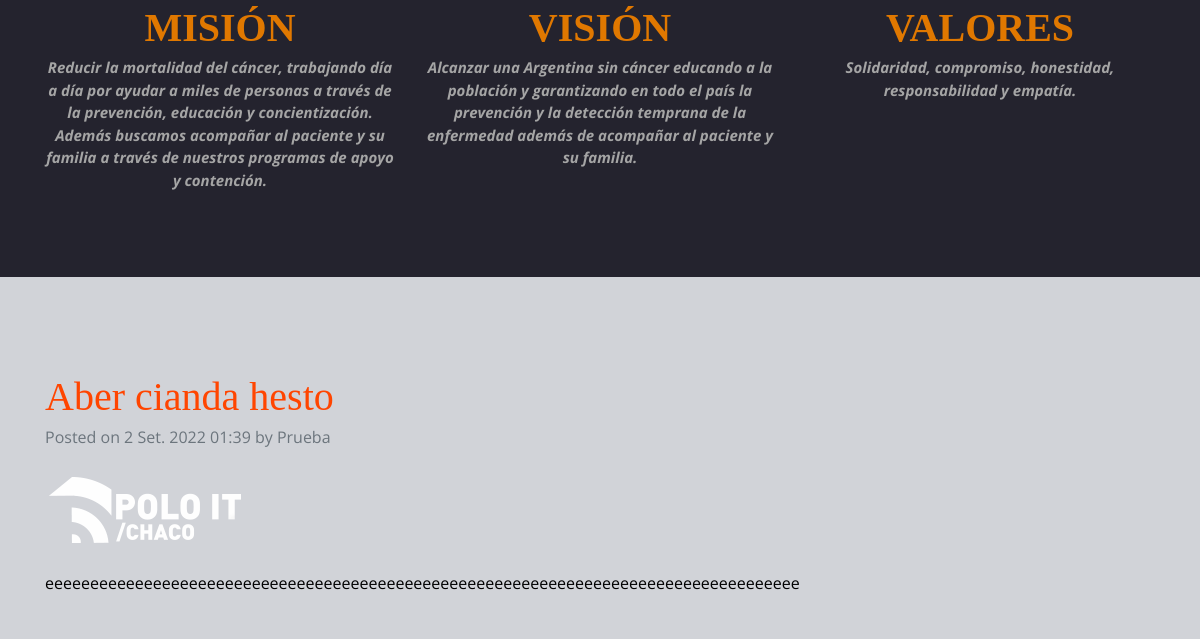
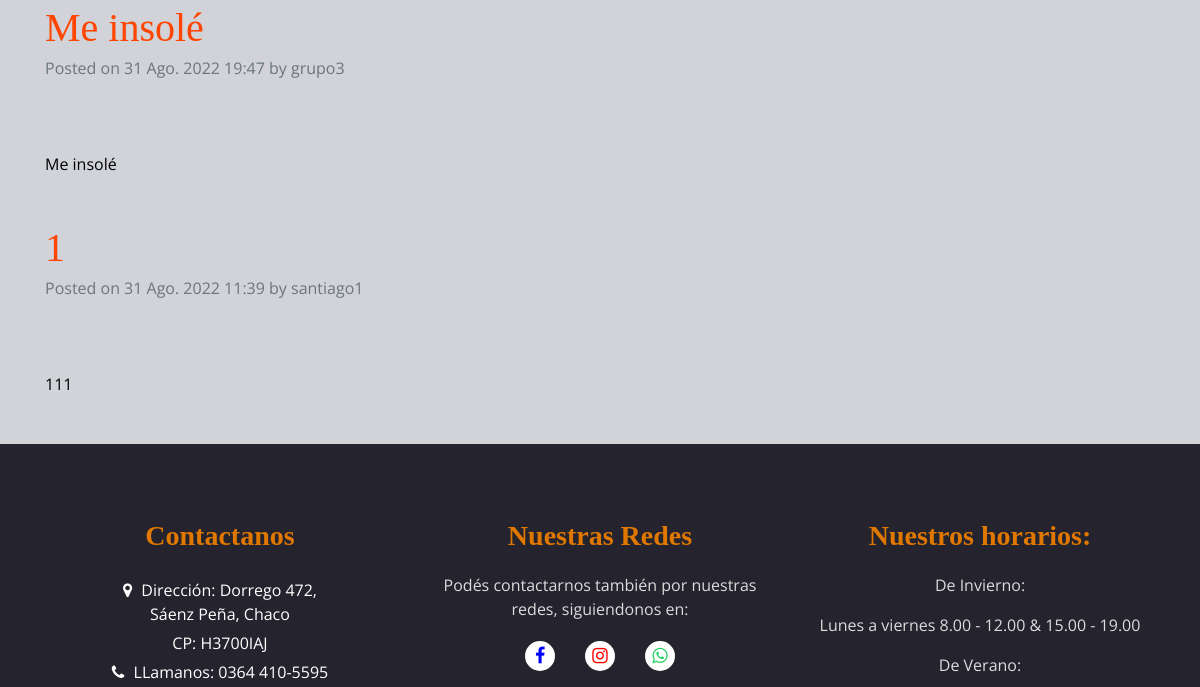
The app's page / (middle part), older data (2 pictures, top to bottom).
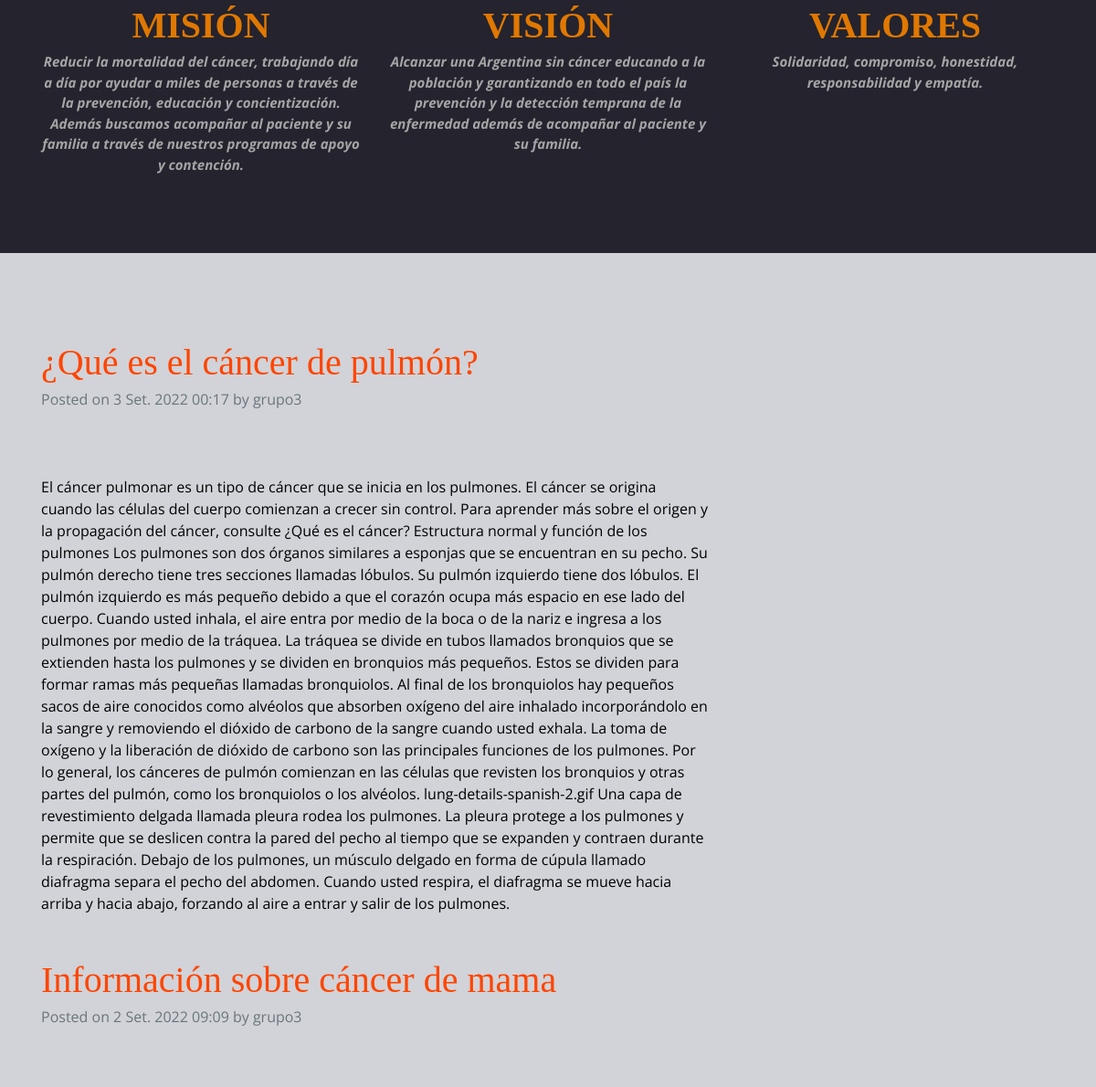
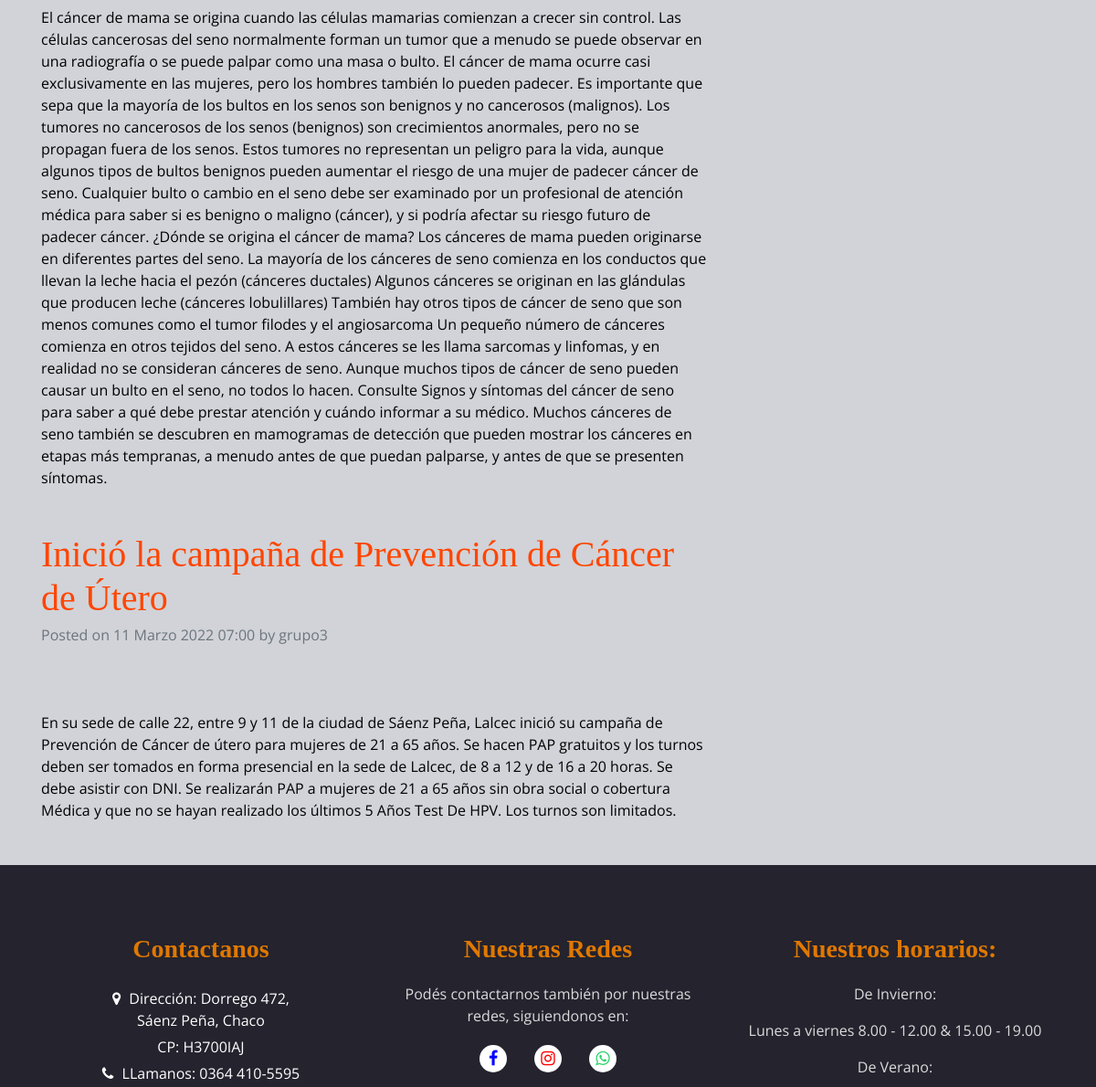
The same page, newer data (2 pictures, top to bottom).
### apps/blog/models.py (models this page shows, shortened)
class post(models.Model):
    author = models.ForeignKey('auth.User', on_delete=models.CASCADE)
    title = models.CharField(max_length=64)
    text = RichTextField()
    imagen = models.ImageField(null=True,blank=True)
    created_date = models.DateTimeField(
            default=timezone.now)
    published_date = models.DateTimeField(
            blank=True, null=True)
    '''tags = '''

### apps/blog/views.py (the view)
# urls.py: path('', views.inicio, name='inicio'),
def inicio(request):
    get_all_posts = post.objects.all().order_by('-created_date')[:3]
    context = {
        'posts':get_all_posts
    }
    return render(request, os.path.join(settings.BASE_DIR, 'templates/index.html'), context)

### templates/index.html (shortened to what this page needs)
{% load static %}
<!DOCTYPE html>
<html>
{% include "head.html" %}
<body>
{% include "header.html" %}
 {% include "mision.html" %}
 <br>
 <br>
 {% include "post_preview.html" %}
{% include "footer.html" %}
</body>
</html>

### templates/post_preview.html (shortened to what this page needs)
<!DOCTYPE html>
{% load static %}
<body>
        <div class="container mt-5">
            <div class="row">
                <div class="col-lg-8">
                    {% for i in posts %}
                    <article>
                        <header class="mb-4">
                            <a href={% url 'post' id=i.id %}> <h1 class="fw-bolder mb-1" ; style= "color:orangered ;font-family:Georgia, 'Times New Roman', Times, serif">{{i.title}}</h1> </a>
                            <div class="text-muted fst-italic mb-2">Posted on {{i.created_date}} by {{i.author}}</div>
                        </header>
                        <figure class="mb-4"><img class="img-fluid rounded" src="{{i.imagen.url}}" alt="" />
                        </figure>
                        <section class="mb-5"; style="color:black; font-family:Modern No.20">
                            <p class="fs-5 mb-4"> {{i.text | safe }} </p>
                        </section>
                    </article>
                    {% endfor %}
                </div>
            </div>
            </div>
</body>

Row changes from the older to the newer data that the page shows:
removed post: title "Aber cianda hesto", created_date "2 Set. 2022 01:39", author "Prueba", imagen (picture), text "eeeeeeeeeeeeeeeeeeeeeeeeeeeeeeeeeeeeeeeeeeeeeeeeeeeeeeeeeeeeeeeeeeeeeeeeeeeeeeeeeeee"
removed post: title "Me insolé", created_date "31 Ago. 2022 19:47", author "grupo3", text "Me insolé"
removed post: title "1", created_date "31 Ago. 2022 11:39", author "santiago1", text "111"
added post: title "¿Qué es el cáncer de pulmón?", created_date "3 Set. 2022 00:17", author "grupo3", text "El cáncer pulmonar es un tipo de cáncer que se inicia en los pulmones. El cáncer se origina cuando las células del cuerpo comienzan a crecer sin control. Para aprender más sobre el origen y la propagación del cáncer, consulte ¿Qué es el cáncer? Estructura normal y función de los pulmones Los pulmones son dos órganos similares a esponjas que se encuentran en su pecho. Su pulmón derecho tiene tres secciones llamadas lóbulos. Su pulmón izquierdo tiene dos lóbulos. El pulmón izquierdo es más pequeño debido a que el corazón ocupa más espacio en ese lado del cuerpo. Cuando usted inhala, el aire entra por medio de la boca o de la nariz e ingresa a los pulmones por medio de la tráquea. La tráquea…"
added post: title "Información sobre cáncer de mama", created_date "2 Set. 2022 09:09", author "grupo3", text "El cáncer de mama se origina cuando las células mamarias comienzan a crecer sin control. Las células cancerosas del seno normalmente forman un tumor que a menudo se puede observar en una radiografía o se puede palpar como una masa o bulto. El cáncer de mama ocurre casi exclusivamente en las mujeres, pero los hombres también lo pueden padecer. Es importante que sepa que la mayoría de los bultos en los senos son benignos y no cancerosos (malignos). Los tumores no cancerosos de los senos (benignos) son crecimientos anormales, pero no se propagan fuera de los senos. Estos tumores no representan un peligro para la vida, aunque algunos tipos de bultos benignos pueden aumentar el riesgo de una…"
added post: title "Inició la campaña de Prevención de Cáncer de Útero", created_date "11 Marzo 2022 07:00", author "grupo3", text "En su sede de calle 22, entre 9 y 11 de la ciudad de Sáenz Peña, Lalcec inició su campaña de Prevención de Cáncer de útero para mujeres de 21 a 65 años. Se hacen PAP gratuitos y los turnos deben ser tomados en forma presencial en la sede de Lalcec, de 8 a 12 y de 16 a 20 horas. Se debe asistir con DNI. Se realizarán PAP a mujeres de 21 a 65 años sin obra social o cobertura Médica y que no se hayan realizado los últimos 5 Años Test De HPV. Los turnos son limitados."
